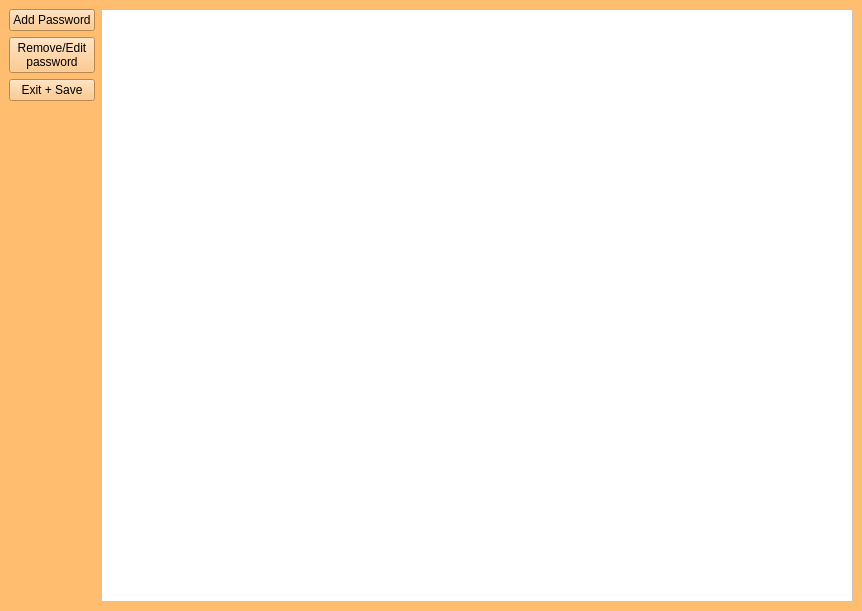
<?xml version="1.0" encoding="UTF-8"?>
<ui version="4.0">
 <class>MainWindow</class>
 <widget class="QMainWindow" name="MainWindow">
  <property name="geometry">
   <rect>
    <x>0</x>
    <y>0</y>
    <width>862</width>
    <height>611</height>
   </rect>
  </property>
  <property name="windowTitle">
   <string>Page 1</string>
  </property>
  <widget class="QWidget" name="centralwidget">
   <property name="styleSheet">
    <string notr="true">background-color: rgb(255, 190, 111);</string>
   </property>
   <layout class="QHBoxLayout" name="horizontalLayout">
    <item>
     <layout class="QVBoxLayout" name="verticalLayout">
      <item>
       <widget class="QPushButton" name="pushButton">
        <property name="text">
         <string>Add Password</string>
        </property>
       </widget>
      </item>
      <item>
       <widget class="QPushButton" name="pushButton_2">
        <property name="text">
         <string>Remove/Edit 
password</string>
        </property>
       </widget>
      </item>
      <item>
       <widget class="QPushButton" name="pushButton_3">
        <property name="text">
         <string>Exit + Save</string>
        </property>
       </widget>
      </item>
      <item>
       <spacer name="verticalSpacer">
        <property name="orientation">
         <enum>Qt::Orientation::Vertical</enum>
        </property>
        <property name="sizeHint" stdset="0">
         <size>
          <width>20</width>
          <height>40</height>
         </size>
        </property>
       </spacer>
      </item>
     </layout>
    </item>
    <item>
     <widget class="QTextBrowser" name="textBrowser">
      <property name="styleSheet">
       <string notr="true">background-color: rgb(255, 255, 255);</string>
      </property>
     </widget>
    </item>
   </layout>
  </widget>
 </widget>
 <resources/>
 <connections/>
</ui>
